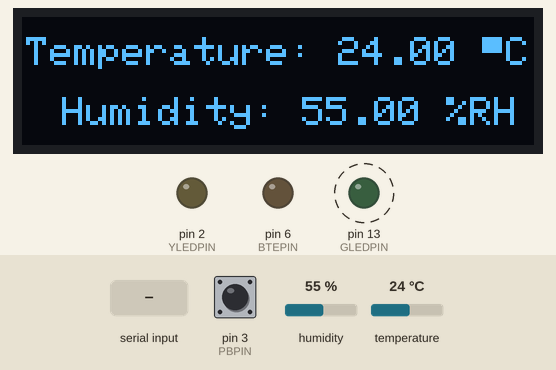
This sketch was run on a simulated Arduino Uno, built with avr-gcc and run on an emulated ATmega328P. On the bench: 128×32 one-colour display, output pins drawn as LEDs (lit = HIGH). Wiring (inferred from the names in the program): SHT3x sensor at I2C address 0x45. Dashed ring = blinking. The inputs (shaded band) are chosen by the test bench; at power-on: pin 3 (PBPIN) HIGH, humidity 55 %, temperature 24 °C. EEPROM starts erased; what the sketch prints to the serial monitor is not drawn.

Above: at 8.8 s.
8.9 s: "CoolTag\n" received over Serial
At 9.56 s:
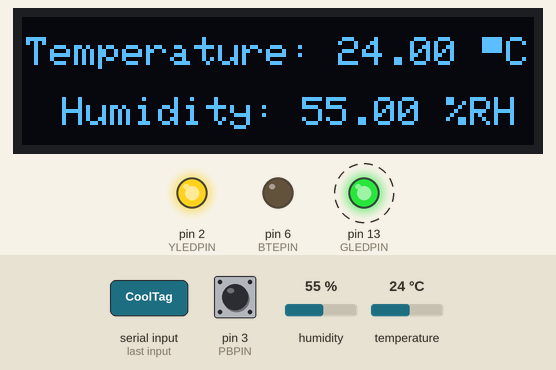
11.1 s: pin 3 (PBPIN) pulled LOW for 1 s
At 11.56 s:
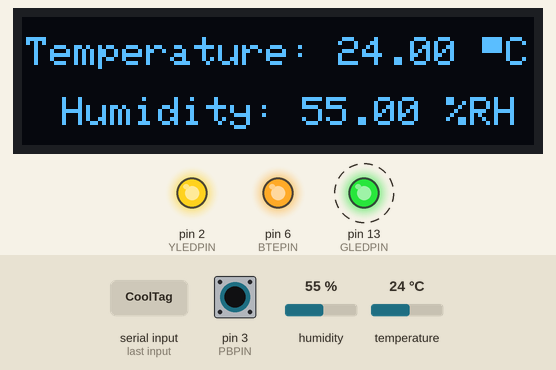
13.6 s: humidity set to 22 %
At 14.56 s:
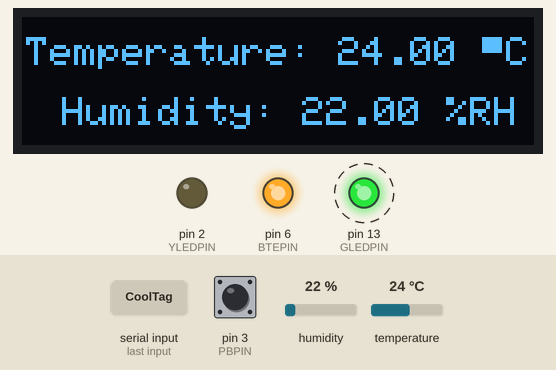
15.7 s: temperature set to 12 °C
At 16.81 s:
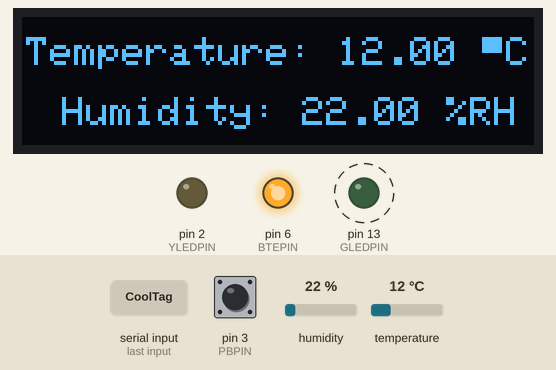
17.9 s: humidity set to 40 %
At 18.56 s:
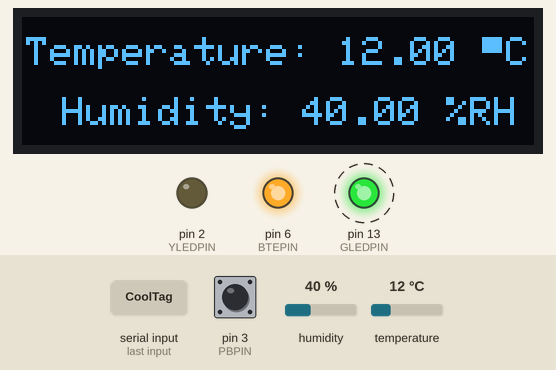
19.4 s: pin 3 (PBPIN) pulled LOW for 1 s
At 19.81 s:
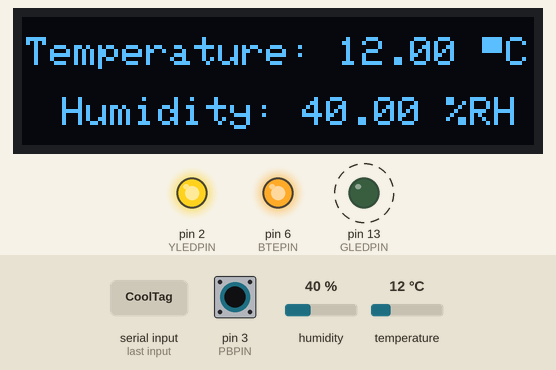
Timing chart, 0 to 22.9 s (numbered marks = the images above; inputs shaded):
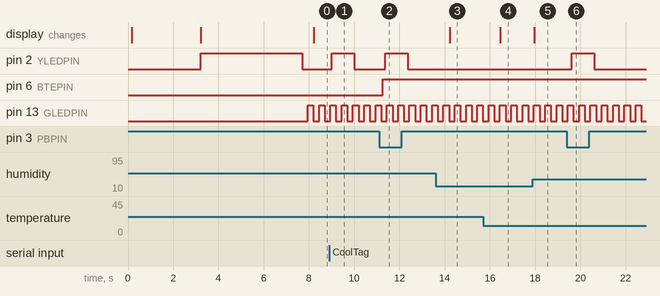

The sketch:

CoolTag.ino
```cpp
// (licence header left out)
#include <Adafruit_GFX.h>     // https://github.com/adafruit/Adafruit-GFX-Library
#include <Adafruit_SSD1306.h> // https://github.com/adafruit/Adafruit_SSD1306
#include <EEPROM.h>           // https://github.com/arduino/ArduinoCore-avr/blob/master/libraries/EEPROM/src/EEPROM.h
#include <SoftwareSerial.h>   // https://github.com/lstoll/arduino-libraries/blob/master/SoftwareSerial/SoftwareSerial.h
#include <Wire.h>             // https://github.com/arduino/ArduinoCore-avr/blob/master/libraries/Wire/src/Wire.h

// SHT30 I2C address is 0x45(69)
#define Addr 0x45
#define GLEDPIN 13
#define YLEDPIN 2
#define PBPIN 3
#define BTEPIN 6
#define SCREEN_WIDTH 128
#define SCREEN_HEIGHT 32
#define SRXDPIN 4
#define STXDPIN 5
#define LCD_ADDRESS 0x3c

float t, h;
unsigned int pBCnt = 0;
unsigned int writeAdrs = 0x0000;
unsigned int readAdrs = 0x0000;
boolean next = 0;
bool sample = 0;
bool sendFlag = 0;
bool writeDone = 0;

Adafruit_SSD1306 display(SCREEN_WIDTH, SCREEN_HEIGHT, &Wire, -1);
SoftwareSerial debug(SRXDPIN, STXDPIN);

ISR(TIMER1_COMPA_vect) {
  if (next) {
    digitalWrite(GLEDPIN, HIGH);
    next = 0;
  } else {
    digitalWrite(GLEDPIN, LOW);
    next = 1;
  }
  sample = 1;
}

void updateDisplay(float t, float h) {
  display.clearDisplay();
  display.setCursor(1, 5);
  display.print("Temperature: ");
  display.print(t);
  display.println(" \337C");
  display.setCursor(10, 20);
  display.print("Humidity: ");
  display.print(h);
  display.println(" %RH");
  display.display();
}

void setup() {
  Serial.begin(9600); // BLE
  debug.begin(9600); // Debug logs
  pinMode(BTEPIN, OUTPUT);
  digitalWrite(BTEPIN, LOW); // Disable the BLE for now
  float battery = 10.0 * analogRead(A0) / 1024;
  // Initialise I2C communication as MASTER
  Wire.begin();
  display.begin(SSD1306_SWITCHCAPVCC, LCD_ADDRESS);
  delay(100);
  display.clearDisplay();
  display.setTextSize(1);
  display.setTextColor(WHITE);
  display.cp437(true);
  display.setCursor(5, 15);
  display.print("Battery ");
  display.print(battery);
  display.print(" Volt");
  display.display();
  debug.print("\nBattery Voltage: ");
  debug.println(battery);
  delay(3000);
  display.clearDisplay();
  display.setCursor(10, 8);
  debug.println("CoolTag");
  display.println("CoolTag");
  display.setCursor(25, 20);
  debug.println("Copyright 2021");
  display.println("Copyright 2021");
  display.display();
  pinMode(GLEDPIN, OUTPUT);
  pinMode(YLEDPIN, OUTPUT);
  pinMode(PBPIN, INPUT_PULLUP);
  digitalWrite(YLEDPIN, HIGH);
  while (writeAdrs != 0x400) {
    EEPROM.update(writeAdrs++, 0x00);
    EEPROM.update(writeAdrs++, 0x00);
  }
  writeAdrs = 0;
  delay(1000);
  digitalWrite(YLEDPIN, LOW);
  cli(); // Stop interrupts
  // Set timer1 interrupt at 1Hz
  TCCR1A = 0; // Set entire TCCR1A register to 0
  TCCR1B = 0; // Same for TCCR1B
  TCNT1  = 0; // Initialize counter value to 0
  // Set compare match register for 1hz increments
  OCR1A = 3905; // (4*10^6) / (1*1024) - 1 (must be <65536)
  // Turn on CTC mode
  TCCR1B |= (1 << WGM12);
  // Set CS10 and CS12 bits for 1024 prescaler
  TCCR1B |= (1 << CS12) | (1 << CS10);
  // Enable timer compare interrupt
  TIMSK1 |= (1 << OCIE1A);
  sei(); // Allow interrupts
}

void loop() {
  float t_temp, h_temp;

  if (sample == 1) {
    unsigned int data[6];
    // Start I2C Transmission
    Wire.beginTransmission(Addr);
    // Send measurement command
    Wire.write(0x2C);
    Wire.write(0x06);
    // Stop I2C transmission
    Wire.endTransmission();
    delay(500);
    // Request 6 bytes of data
    Wire.requestFrom(Addr, 6);
    // Read 6 bytes of data
    // temp msb, temp lsb, temp crc, humidity msb, humidity lsb, humidity crc
    if (Wire.available() == 6) {
      data[0] = Wire.read();
      data[1] = Wire.read();
      data[2] = Wire.read();
      data[3] = Wire.read();
      data[4] = Wire.read();
      data[5] = Wire.read();
    }
    // Convert the data
    t_temp = ((((data[0] * 256.0) + data[1]) * 175) / 65535.0) - 45;
    h_temp = ((((data[3] * 256.0) + data[4]) * 100) / 65535.0);

    if (!isnan(t_temp) && !isnan(h_temp)) {
      t = t_temp;
      h = h_temp;
      updateDisplay(t, h);
      debug.print("\nT: ");
      debug.println(t);
      debug.print("H: ");
      debug.println(h);
      if (writeDone == 0) {
        debug.print("EEPROM @ ");
        debug.println(writeAdrs);
        EEPROM.update(writeAdrs++, (byte) h);
        EEPROM.update(writeAdrs++, (byte) ((int) (h * 100) % 100));
        EEPROM.update(writeAdrs++, (byte) t);
        EEPROM.update(writeAdrs++, (byte) ((int) (t * 100) % 100));
        if (writeAdrs == 1024) {
          writeDone = 1;
          writeAdrs = 0;
        }
      }
      sample = 0;
    }
  }
  if (digitalRead(PBPIN) == LOW) {
    digitalWrite(BTEPIN, HIGH); // Enable the BLE
    pBCnt++;
  } else {
    pBCnt = 0;
  }
  if (pBCnt == 0xfff) {
    sendFlag = 1;
  }
  if (Serial.available()) {
    if (Serial.readStringUntil('\n') == "CoolTag") {
      sendFlag = 1;
    }
  }
  if (sendFlag == 1) {
    digitalWrite(YLEDPIN, HIGH);
    readAdrs = 0;
    while (readAdrs != 0x400) {
      char temp = EEPROM.read(readAdrs++) + ' ';
      Serial.print(temp);
    }
    digitalWrite(YLEDPIN, LOW);
    sendFlag = 0;
  }
}
```

Measured:
- after the input at 8.9 s, pin 2 (YLEDPIN): LOW → HIGH after 0.11 s, → LOW 1.0 s later
- after the input at 11.1 s, pin 2 (YLEDPIN): LOW → HIGH after 0.28 s, → LOW 1.0 s later; pin 6 (BTEPIN): LOW → HIGH after 0.16 s
- after the input at 13.6 s, the display: changes after 0.61 s (image 3)
- after the input at 15.7 s, the display: changes after 0.76 s (image 4)
- after the input at 17.9 s, the display: changes after 0.06 s (image 5)
- after the input at 19.4 s, pin 2 (YLEDPIN): LOW → HIGH after 0.22 s, → LOW 1.0 s later
- by itself, pin 13 (GLEDPIN): alternates HIGH for 0.25 s and LOW for 0.25 s
